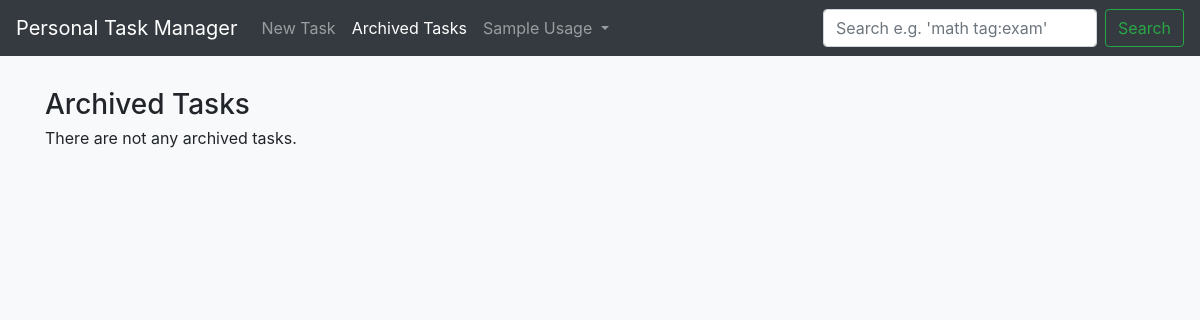
/archived/, run on an earlier commit of the app's database.
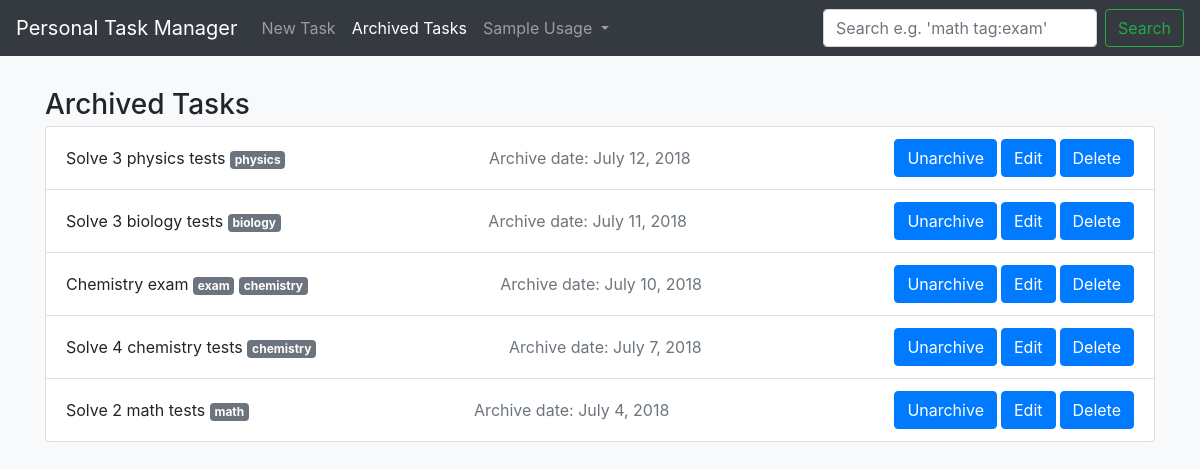
And on a later commit of the database.
### app/models.py (models this page shows)
class Task(models.Model):
    description = models.CharField(max_length=200)
    deadline = models.DateTimeField(null=True, blank=True)
    archive_date = models.DateTimeField(null=True, blank=True)
    class Meta:
        ordering = ['deadline']

class Tag(models.Model):
    text = models.CharField(max_length=20)
    tasks = models.ManyToManyField(Task)

### app/views.py (the view)
# urls.py: path('archived/', views.archived, name='archived'),
def archived(request):
    task_list = Task.objects.filter(archive_date__isnull=False).order_by('-archive_date')
    context = {'task_list': task_list}
    return render(request, 'app/archived.html', context)

### app/templates/app/archived.html (shortened to what this page needs)
{% extends "app/base.html" %}
{% block navigation %}
    <li class="nav-item">
        <a class="nav-link" href="{% url 'app:add' %}">New Task</a>
    </li>
    <li class="nav-item active">
        <a class="nav-link" href="{% url 'app:archived' %}">Archived Tasks</a>
    </li>
    <li class="nav-item dropdown">
        <a class="nav-link dropdown-toggle" href="#" id="navbarDropdown" role="button"
           data-toggle="dropdown" aria-haspopup="true" aria-expanded="false">
            Sample Usage
        </a>
    </li>
{% endblock %}
{% block main %}
    <h3 class="mt-3 mb-1">Archived Tasks</h3>
    {% if task_list %}
        <ul class="list-group">
            {% for task in task_list %}
                <li class="list-group-item d-flex justify-content-between flex-wrap align-items-center">
                    <div>
                        {{ task.description }}
                        {% if task.tag_set.all %}
                            {% for tag in task.tag_set.all %}
                                <a class="badge badge-secondary"
                                   href="{% url 'app:search' %}?query=tag:{{ tag.text }}">{{ tag.text }}</a>
                            {% endfor %}
                        {% endif %}
                    </div>
                    {% if task.archive_date %}
                        <div class="text-muted">Archive date: {{ task.archive_date|date }}</div>
                    {% endif %}
                    <div class="d-flex flex-wrap">
                        <form class="mr-1" action="{% url 'app:archive_toggle' %}" method="post">
                            {% if task.archive_date %}
                                <button class="btn btn-primary" type="submit">Unarchive</button>
                            {% else %}
                                <button class="btn btn-primary" type="submit">Archive</button>
                            {% endif %}
                        </form>
                        <form class="mr-1" action="{% url 'app:edit' %}" method="post">
                            <button class="btn btn-primary" type="submit">Edit</button>
                        </form>
                        <form action="{% url 'app:delete' %}" method="post">
                            <button class="btn btn-primary" type="submit" name="task_delete">Delete</button>
                        </form>
                    </div>
                </li>
            {% endfor %}
        </ul>
    {% else %}
        <p>There are not any archived tasks.</p>
    {% endif %}
{% endblock main %}

What changed in the data, as far as the page shows it:
added Task: description "Solve 3 physics tests", archive_date "July 12, 2018", shows "Unarchive"
added Tag: text "physics", shown under "Solve 3 physics tests"
added Task: description "Solve 3 biology tests", archive_date "July 11, 2018", shows "Unarchive"
added Tag: text "biology", shown under "Solve 3 biology tests"
added Task: description "Chemistry exam", archive_date "July 10, 2018", shows "Unarchive"
added Tag: text "exam", shown under "Chemistry exam"
added Tag: text "chemistry"
added Task: description "Solve 4 chemistry tests", archive_date "July 7, 2018", shows "Unarchive"
added Task: description "Solve 2 math tests", archive_date "July 4, 2018", shows "Unarchive"
added Tag: text "math", shown under "Solve 2 math tests"
Also different on the page:
text no longer shown: "There are not any archived tasks."
